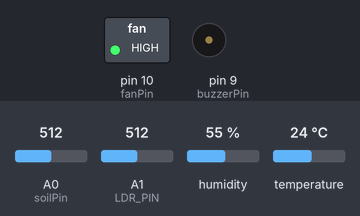
Recording of a sketch running on a simulated Arduino Uno, built with avr-gcc and run on an emulated ATmega328P. Shown: switched loads named in the sketch (green lamp = pin HIGH), buzzer (waves = sounding, pin HIGH). Inputs (shaded band) come from the test bench; at power-on: A0 (soilPin) = 512, temperature 24 °C, A1 (LDR_PIN) = 512, humidity 55 %. WiFi joins after 1.5 s; servers stay silent unless stated; what the sketch prints to the serial monitor is not drawn.

Above: at 3.0 s.
3.1 s: A0 (soilPin) set to 924
4.6 s: A0 (soilPin) set to 945
At 4.9 s:
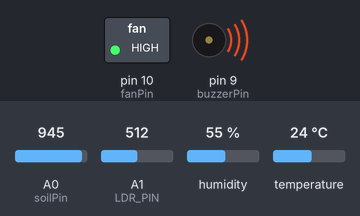
8.1 s: temperature set to 22 °C
11.6 s: temperature set to 19 °C
At 12.6 s:
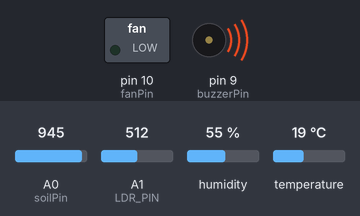
15.2 s: temperature set to 28 °C
At 16.7 s:
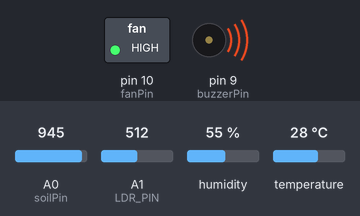
18.7 s: temperature set to 12 °C
At 20.8 s:
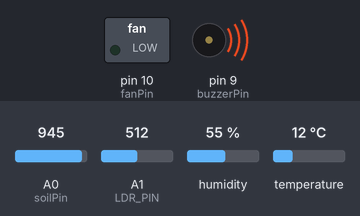
Timing chart, 0 to 23.2 s (numbered marks = the images above; inputs shaded):
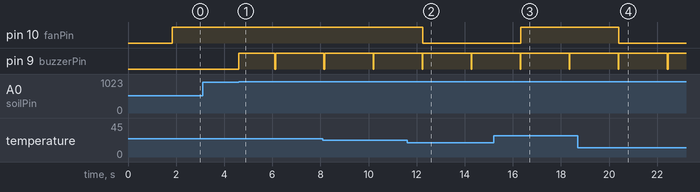

Measured:
- the behaviour switches between 930 and 931 on A0 (soilPin) (found by bisection; images 0 and 1)
- the behaviour switches between 21 and 20 °C on temperature (found by bisection; images 1 and 2)
- after the input at 3.1 s, every drawn part: stays the same
- after the input at 4.6 s, pin 9 (buzzerPin): LOW → HIGH at once, → LOW 1.5 s later, → HIGH 0.03 s later
- after the input at 11.6 s, pin 10 (fanPin): HIGH → LOW after 0.65 s
- after the input at 15.2 s, pin 10 (fanPin): LOW → HIGH after 1.1 s
- after the input at 18.7 s, pin 10 (fanPin): HIGH → LOW after 1.7 s

The sketch:

LowSRAMcodeUNO.ino
```cpp
#define BLYNK_TEMPLATE_ID "TMPL6EI7BOOm0"
#define BLYNK_TEMPLATE_NAME "soil testing"
#define BLYNK_AUTH_TOKEN "rC9VwZWVp3Ohnp7yJNFm2A_R8taOebNk"
#define BLYNK_PRINT Serial
#include <DHT.h>
#include <SoftwareSerial.h>
#include <ESP8266_Lib.h>
#include <BlynkSimpleShieldEsp8266.h>


char ssid[] = "Sss";
char pass[] = "KiChaoBro**";
SoftwareSerial EspSerial(2,3); // RX, TX
#define ESP8266_BAUD 38400
ESP8266 wifi(&EspSerial);
BlynkTimer timer;
#define DHTPIN 11
#define DHTTYPE DHT11
DHT dht(DHTPIN, DHTTYPE);
const int soilPin = A0;
const int buzzerPin = 9;
const int fanPin = 10;
const int LDR_PIN = A1;

void setup() {
  Serial.begin(115200);
  EspSerial.begin(ESP8266_BAUD);

  delay(10);
    Blynk.begin(BLYNK_AUTH_TOKEN, wifi, ssid, pass);
    dht.begin();
    pinMode(buzzerPin, OUTPUT);
    pinMode(fanPin, OUTPUT);
    pinMode(LDR_PIN, INPUT);
}

void loop() {
  Blynk.run();
  timer.run();
  float h = dht.readHumidity();
  float t = dht.readTemperature();
  if (t > 20) {
    digitalWrite(fanPin, HIGH);
  } else {
    digitalWrite(fanPin, LOW);
  }
  int soilMoisture = analogRead(soilPin);
  int percentMoisture = map(soilMoisture, 0, 1023, 0, 100);

  if (percentMoisture > 90) {
    digitalWrite(buzzerPin, HIGH);
   delay(500);
   digitalWrite(buzzerPin, LOW);
  }
  int ldrValue = analogRead(LDR_PIN);
  float voltage = analogRead(A0) * (5.0 / 1023.0);
  float lux = 500 / ((10000 * (5 - voltage)) / voltage);

    Blynk.virtualWrite(V0, t);
    Blynk.virtualWrite(V1, h);
    Blynk.virtualWrite(V2, percentMoisture);
    Blynk.virtualWrite(V4, ldrValue);
    Blynk.virtualWrite(V5, lux);

   // Print temperature and humidity values to the serial monitor
  Serial.print("Humidity: ");
  Serial.print(h);
  Serial.print("% Temperature: ");
  Serial.print(t);
  Serial.println("°C");
    // Print soil moisture percentage value to Serial Monitor
  Serial.print("Soil : ");
  Serial.print(percentMoisture);
  Serial.println("%");
  Serial.print("LDRVALUE: "+String(ldrValue));
  Serial.print("Sun: "+ String(lux)+(" lm/m2"));
  // delay(1000);
}
```
